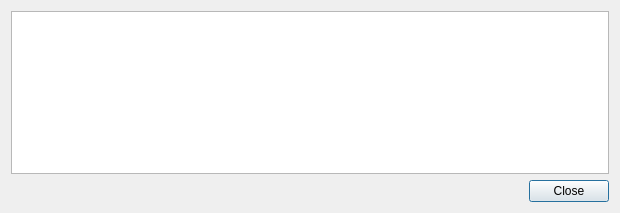
<?xml version="1.0" encoding="UTF-8"?>
<ui version="4.0">
 <class>TransactionDescDialog</class>
 <widget class="QDialog" name="TransactionDescDialog">
  <property name="geometry">
   <rect>
    <x>0</x>
    <y>0</y>
    <width>620</width>
    <height>213</height>
   </rect>
  </property>
  <property name="windowTitle">
   <string>Transaction details</string>
  </property>
  <layout class="QVBoxLayout" name="verticalLayout">
   <item>
    <widget class="QTextEdit" name="detailText">
     <property name="toolTip">
      <string>This pane shows a detailed description of the transaction</string>
     </property>
     <property name="readOnly">
      <bool>true</bool>
     </property>
    </widget>
   </item>
   <item>
    <widget class="QDialogButtonBox" name="buttonBox">
     <property name="orientation">
      <enum>Qt::Horizontal</enum>
     </property>
     <property name="standardButtons">
      <set>QDialogButtonBox::Close</set>
     </property>
    </widget>
   </item>
  </layout>
 </widget>
 <resources/>
 <connections>
  <connection>
   <sender>buttonBox</sender>
   <signal>accepted()</signal>
   <receiver>TransactionDescDialog</receiver>
   <slot>accept()</slot>
   <hints>
    <hint type="sourcelabel">
     <x>248</x>
     <y>254</y>
    </hint>
    <hint type="destinationlabel">
     <x>157</x>
     <y>274</y>
    </hint>
   </hints>
  </connection>
  <connection>
   <sender>buttonBox</sender>
   <signal>rejected()</signal>
   <receiver>TransactionDescDialog</receiver>
   <slot>reject()</slot>
   <hints>
    <hint type="sourcelabel">
     <x>316</x>
     <y>260</y>
    </hint>
    <hint type="destinationlabel">
     <x>286</x>
     <y>274</y>
    </hint>
   </hints>
  </connection>
 </connections>
</ui>
